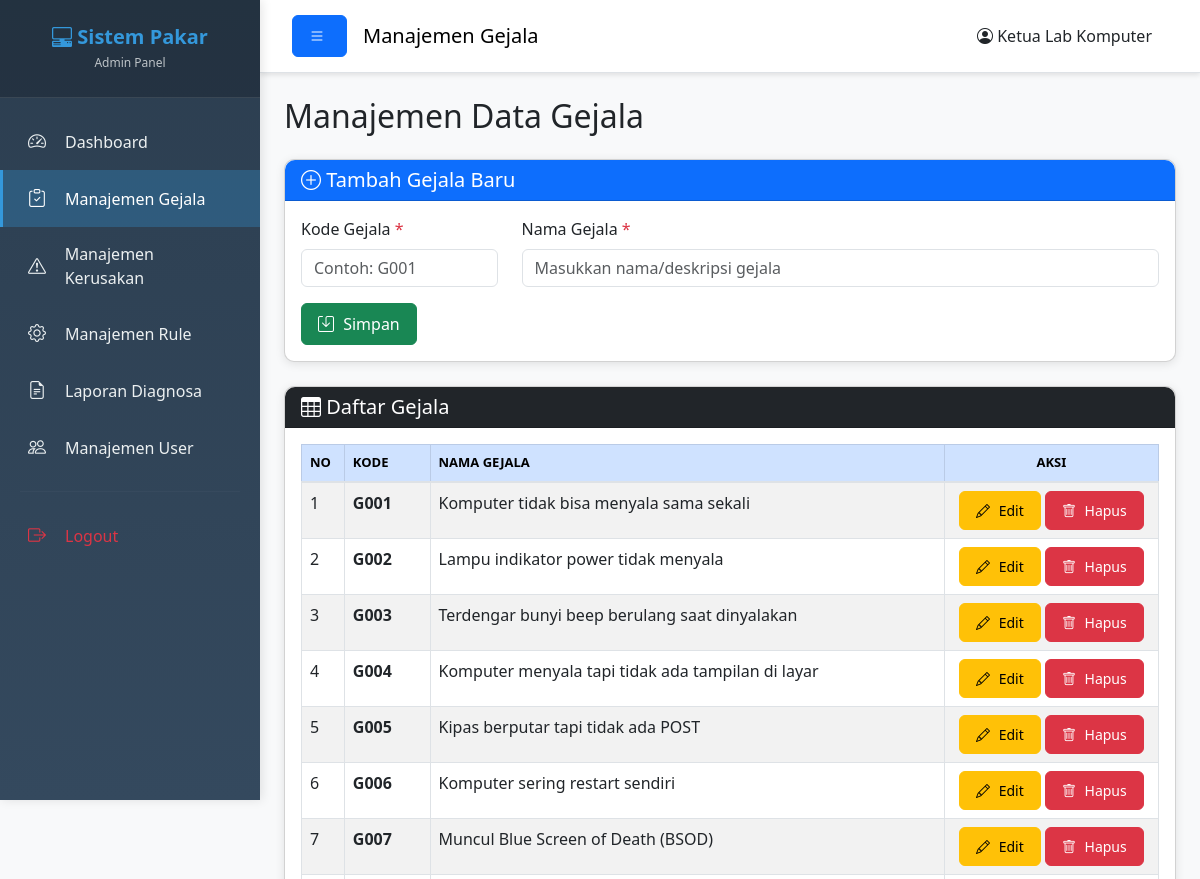
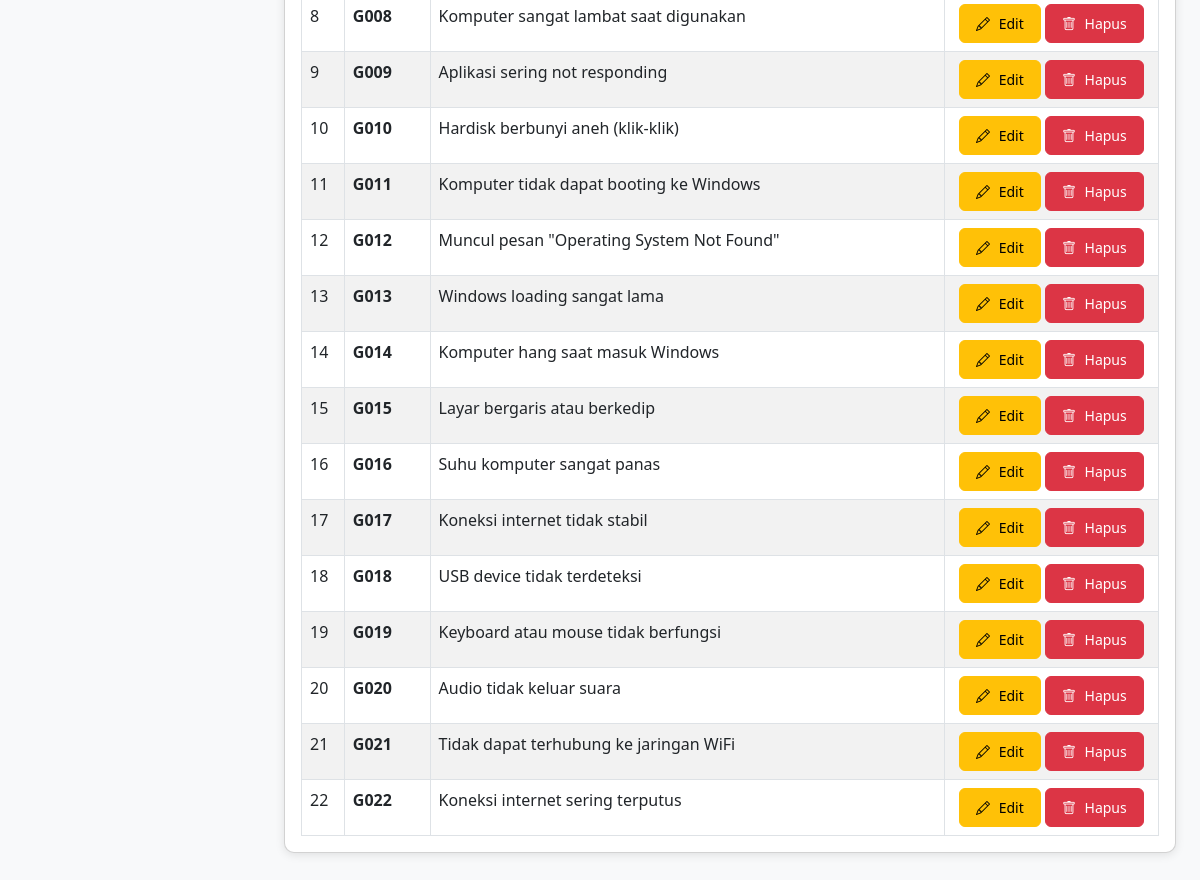
The page /Admin/gejala_management.php (signed in) on the database its author committed (2 pictures, top to bottom).
### tables this page shows
CREATE TABLE `gejala` (
  `id_gejala` int(11) NOT NULL,
  `kode_gejala` varchar(10) NOT NULL,
  `nama_gejala` text NOT NULL,
  `kata_kunci` text DEFAULT NULL
);

### Admin/gejala_management.php (the view, shortened to what this page needs)
<?php
$edit_data = null;
$query_gejala = "SELECT * FROM gejala ORDER BY kode_gejala ASC";
$result_gejala = mysqli_query($koneksi, $query_gejala);
?>
<!DOCTYPE html>
<html lang="id">
<head>
    <link href="https://cdn.jsdelivr.net/npm/bootstrap@5.3.0/dist/css/bootstrap.min.css" rel="stylesheet">
    <link rel="stylesheet" href="https://cdn.jsdelivr.net/npm/bootstrap-icons@1.10.0/font/bootstrap-icons.css">
    <link rel="stylesheet" href="../Assets/css/style.css?v=20260713">
</head>
<body>
    <div class="wrapper">
        <?php include 'sidebar_admin.php'; ?>
        <div class="main-content">
            <nav class="navbar navbar-expand-lg navbar-light bg-white border-bottom">
                <div class="container-fluid">
                    <button class="btn btn-primary" id="sidebarToggle">
                        <i class="bi bi-list"></i>
                    </button>
                    <span class="navbar-brand mb-0 h1 ms-3">Manajemen Gejala</span>
                    <div class="ms-auto">
                        <span class="me-3">
                            <i class="bi bi-person-circle"></i> <?php echo $_SESSION['nama_lengkap']; ?>
                        </span>
                    </div>
                </div>
            </nav>
            <div class="container-fluid p-4">
                <h2 class="mb-4">Manajemen Data Gejala</h2>
                <div class="card shadow mb-4">
                    <div class="card-header bg-primary text-white">
                        <h5 class="mb-0">
                            <i class="bi bi-plus-circle"></i>
                            <?php echo $edit_data ? 'Edit Gejala' : 'Tambah Gejala Baru'; ?>
                        </h5>
                    </div>
                    <div class="card-body">
                        <form method="POST" action="" id="formGejala">
                            <div class="row">
                                <div class="col-md-3 mb-3">
                                    <label for="kode_gejala" class="form-label">Kode Gejala <span class="text-danger">*</span></label>
                                    <input type="text" class="form-control" id="kode_gejala" name="kode_gejala"
                                           value="<?php echo $edit_data ? $edit_data['kode_gejala'] : ''; ?>"
                                           placeholder="Contoh: G001" required>
                                </div>
                                <div class="col-md-9 mb-3">
                                    <label for="nama_gejala" class="form-label">Nama Gejala <span class="text-danger">*</span></label>
                                    <input type="text" class="form-control" id="nama_gejala" name="nama_gejala"
                                           value="<?php echo $edit_data ? $edit_data['nama_gejala'] : ''; ?>"
                                           placeholder="Masukkan nama/deskripsi gejala" required>
                                </div>
                            </div>
                            <div class="d-flex gap-2">
                                <button type="submit" class="btn btn-success">
                                    <i class="bi bi-save"></i> <?php echo $edit_data ? 'Update' : 'Simpan'; ?>
                                </button>
                            </div>
                        </form>
                    </div>
                </div>
                <div class="card shadow">
                    <div class="card-header bg-dark text-white">
                        <h5 class="mb-0"><i class="bi bi-table"></i> Daftar Gejala</h5>
                    </div>
                    <div class="card-body">
                        <div class="table-responsive">
                            <table class="table table-striped table-hover table-bordered">
                                <thead class="table-primary">
                                    <tr>
                                        <th width="5%">No</th>
                                        <th width="10%">Kode</th>
                                        <th width="60%">Nama Gejala</th>
                                        <th width="25%" class="text-center">Aksi</th>
                                    </tr>
                                </thead>
                                <tbody>
                                    <?php
                                    if (mysqli_num_rows($result_gejala) > 0):
                                        $no = 1;
                                        while($row = mysqli_fetch_assoc($result_gejala)):
                                    ?>
                                    <tr>
                                        <td><?php echo $no++; ?></td>
                                        <td><strong><?php echo $row['kode_gejala']; ?></strong></td>
                                        <td><?php echo $row['nama_gejala']; ?></td>
                                        <td class="text-center">
                                            <a href="?edit=<?php echo $row['id_gejala']; ?>" class="btn btn-warning btn-sm">
                                                <i class="bi bi-pencil"></i> Edit
                                            </a>
                                            <a href="?action=delete&id=<?php echo $row['id_gejala']; ?>"
                                               class="btn btn-danger btn-sm btn-delete"
                                               onclick="return confirm('Yakin ingin menghapus gejala ini?');">
                                                <i class="bi bi-trash"></i> Hapus
                                            </a>
                                        </td>
                                    </tr>
                                    <?php
                                        endwhile;
                                    endif; ?>
                                </tbody>
                            </table>
                        </div>
                    </div>
                </div>
            </div>
        </div>
    </div>
</body>
</html>

### Assets/css/style.css (style rules this page uses)
* { margin: 0; padding: 0; box-sizing: border-box; }
body { font-family: "Segoe UI", Tahoma, Geneva, Verdana, sans-serif; background-color: #f8f9fa; }
.wrapper { display: flex; width: 100%; min-height: 100vh; }
.main-content { flex: 1; margin-left: 260px; transition: margin-left 0.3s ease, opacity 0.3s ease, transform 0.3s ease; background-color: #f8f9fa; }
.navbar { box-shadow: 0 2px 5px rgba(0, 0, 0, 0.1); padding: 15px 20px; }
.card { border-radius: 10px; margin-bottom: 20px; transition: transform 0.3s ease, box-shadow 0.3s ease; }
.card-header { border-radius: 10px 10px 0 0 !important; font-weight: 600; }
.table { margin-bottom: 0; }
.table thead th { font-weight: 600; text-transform: uppercase; font-size: 13px; border-bottom: 2px solid #dee2e6; }
.btn { border-radius: 6px; padding: 8px 16px; font-weight: 500; transition: all 0.3s ease; }
.btn i { margin-right: 5px; }
.shadow { box-shadow: 0 2px 10px rgba(0, 0, 0, 0.1) !important; }

### rows shown on the page
gejala: kode_gejala "G001", nama_gejala "Komputer tidak bisa menyala sama sekali"
gejala: kode_gejala "G002", nama_gejala "Lampu indikator power tidak menyala"
gejala: kode_gejala "G003", nama_gejala "Terdengar bunyi beep berulang saat dinyalakan"
gejala: kode_gejala "G004", nama_gejala "Komputer menyala tapi tidak ada tampilan di layar"
gejala: kode_gejala "G005", nama_gejala "Kipas berputar tapi tidak ada POST"
gejala: kode_gejala "G006", nama_gejala "Komputer sering restart sendiri"
gejala: kode_gejala "G007", nama_gejala "Muncul Blue Screen of Death (BSOD)"
gejala: kode_gejala "G008", nama_gejala "Komputer sangat lambat saat digunakan"
gejala: kode_gejala "G009", nama_gejala "Aplikasi sering not responding"
gejala: kode_gejala "G010", nama_gejala "Hardisk berbunyi aneh (klik-klik)"
gejala: kode_gejala "G011", nama_gejala "Komputer tidak dapat booting ke Windows"
gejala: kode_gejala "G012", nama_gejala "Muncul pesan \"Operating System Not Found\""
gejala: kode_gejala "G013", nama_gejala "Windows loading sangat lama"
gejala: kode_gejala "G014", nama_gejala "Komputer hang saat masuk Windows"
gejala: kode_gejala "G015", nama_gejala "Layar bergaris atau berkedip"
gejala: kode_gejala "G016", nama_gejala "Suhu komputer sangat panas"
gejala: kode_gejala "G017", nama_gejala "Koneksi internet tidak stabil"
gejala: kode_gejala "G018", nama_gejala "USB device tidak terdeteksi"
gejala: kode_gejala "G019", nama_gejala "Keyboard atau mouse tidak berfungsi"
gejala: kode_gejala "G020", nama_gejala "Audio tidak keluar suara"
gejala: kode_gejala "G021", nama_gejala "Tidak dapat terhubung ke jaringan WiFi"
gejala: kode_gejala "G022", nama_gejala "Koneksi internet sering terputus"

### other values the page prints
$_SESSION['nama_lengkap'] "Ketua Lab Komputer"
